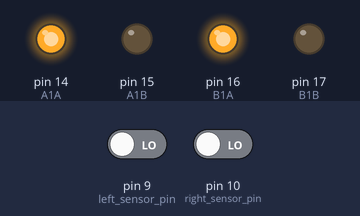
Simulated run of this sketch. Board: Arduino Uno, built with avr-gcc and run on an emulated ATmega328P. Parts: output pins drawn as LEDs (lit = HIGH). Inputs (shaded band) come from the test bench; at power-on: pin 9 (left_sensor_pin) LOW, pin 10 (right_sensor_pin) LOW.

Above: at 4.2 s.
4.3 s: pin 9 (left_sensor_pin) driven HIGH
At 4.9 s:
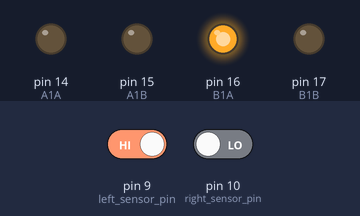
5.8 s: pin 9 (left_sensor_pin) driven LOW
At 6.2 s:
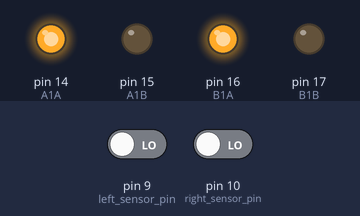
7.3 s: pin 10 (right_sensor_pin) driven HIGH
At 8.4 s:
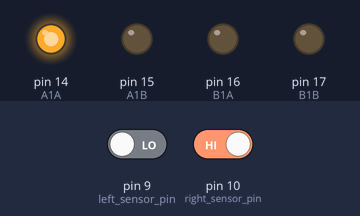
8.8 s: pin 10 (right_sensor_pin) driven LOW
At 9.3 s:
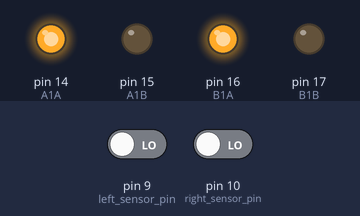
Timing chart, 0 to 11.3 s (numbered marks = the images above; inputs shaded):
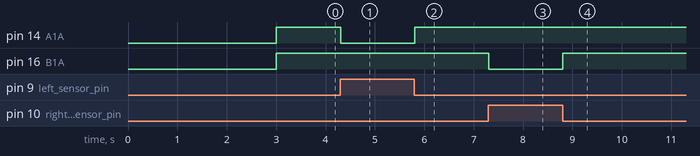

The sketch:

Motores_Linha.ino
```cpp
int turn_delay = 10;

//L293 Connection
  const int A1A = 14;//define pin 2 for A1A
  const int A1B = 15;//define pin 3 for A1B
  const int B1A = 16;//define pin 8 for B1A
  const int B1B = 17;//define pin 9 for B1B

//Sensor Connection
  const int left_sensor_pin =9;
  const int right_sensor_pin =10;

  int left_sensor_state;
  int right_sensor_state;

void setup() {
  pinMode(B1A,OUTPUT);// define pin as output
  pinMode(B1B,OUTPUT);

  pinMode(A1A,OUTPUT);
  pinMode(A1B,OUTPUT);
  delay(3000);

}

void motorA(char d)
{
  if(d =='R'){
    digitalWrite(A1A,LOW);
    digitalWrite(A1B,HIGH);
  }else if (d =='L'){
    digitalWrite(A1A,HIGH);
    digitalWrite(A1B,LOW);
  }else{
    //Robojax.com L9110 Motor Tutorial
    // Turn motor OFF
    digitalWrite(A1A,LOW);
    digitalWrite(A1B,LOW);
  }
}

void motorB(char d)
{

    if(d =='R'){
      digitalWrite(B1A,LOW);
      digitalWrite(B1B,HIGH);
    }else if(d =='L'){
      digitalWrite(B1A,HIGH);
      digitalWrite(B1B,LOW);
    }else{
    //Robojax.com L9110 Motor Tutorial
    // Turn motor OFF
      digitalWrite(B1A,LOW);
      digitalWrite(B1B,LOW);
    }

}

void loop() {

left_sensor_state = digitalRead(left_sensor_pin);
right_sensor_state = digitalRead(right_sensor_pin);

if(right_sensor_state == HIGH && left_sensor_state == LOW)
{

    motorA('L');// Turn motor A to RIGHT
    motorB('O');// Stop motor B
  }
if(right_sensor_state == LOW && left_sensor_state == HIGH)
{
    motorA('O');// Stop motor A
    motorB('L');// Turn motor B to RIGHT

  delay(turn_delay);
  }

if(right_sensor_state == LOW && left_sensor_state == LOW)
{
    motorA('L');// Turn motor A to RIGHT
    motorB('L');// Turn motor B to RIGHT

  delay(turn_delay);

  }

if(right_sensor_state == HIGH && left_sensor_state == HIGH)
{
  Serial.println("stop");

    motorA('O');// Stop motor A
    motorB('O');// Stop motor B

  }
}
```

Measured:
- after the input at 4.3 s, pin 14 (A1A): HIGH → LOW at once
- after the input at 5.8 s, pin 14 (A1A): LOW → HIGH at once
- after the input at 7.3 s, pin 16 (B1A): HIGH → LOW at once
- after the input at 8.8 s, pin 16 (B1A): LOW → HIGH at once
